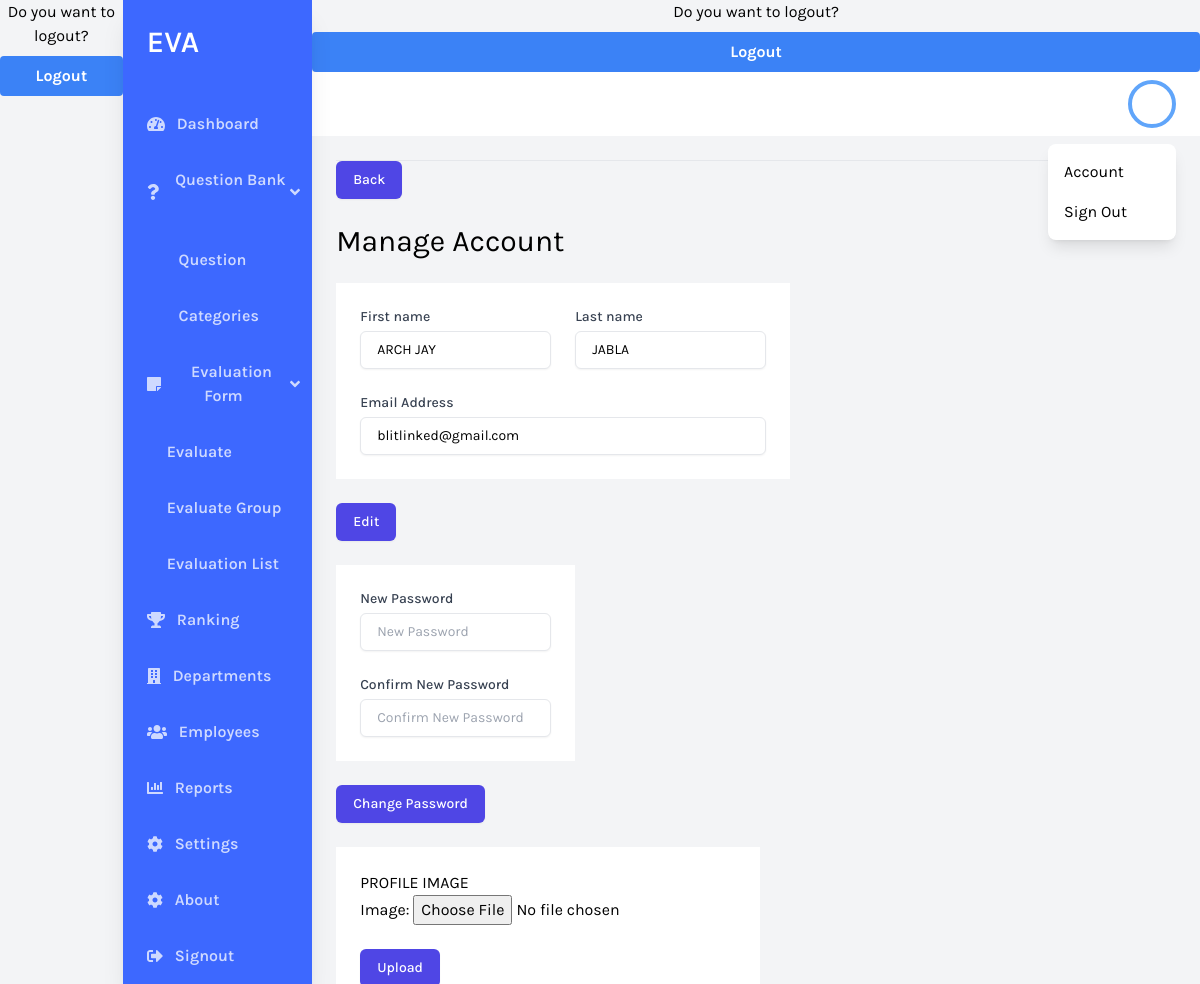
Page /admin_detail/6 on the committed database.
### eva/models.py (models this page shows, shortened)
class AppUser(models.Model):
    created_at = models.DateTimeField(auto_now_add=True)
    first_name = models.CharField(max_length=255)
    last_name = models.CharField(max_length=255)
    email = models.EmailField()
    password = models.CharField(max_length=255)
    role = models.CharField(
        max_length=255,
        choices=(
            ("admin", "Admin"),
            ("employee", "Employee"),
        ),
    )
    department = models.ForeignKey(Department, on_delete=models.CASCADE, default=None, null=True)
    secret_key = models.CharField(max_length=255, null=True)

### eva/views.py (the view, shortened to what this page needs)
# urls.py: path('admin_detail/<int:pk>', views.admin_detail, name='admin_detail'),
def admin_detail(request, pk):
    data = get_object_or_404(AppUser, pk=pk)
    errors = None
    success = None
    def set_info():
        data.first_name = request.POST.get("first_name")
        data.last_name = request.POST.get("last_name")
        data.email = request.POST.get("email")
        data.save()
    def set_password():
        data.password = request.POST.get("password")
        data.save()
    def validate_password():
        if not request.POST.get("password") or not request.POST.get("confirm_password"):
            raise ValidationError("Please input password")
        new_password = request.POST.get("password")
        confirm_password = request.POST.get("confirm_password")
        if new_password != confirm_password:
            raise ValidationError("Confirm password is incorrect. Please make sure your new password is the same with confirm password.")
    form = ImageForm()
    return render(
        request,
        "eva/admin_detail.html",
        {
            "errors": errors,
            "success": success,
            "departments": departments,
            "data": data,
            "form": form,
        })

### eva/forms.py
class ImageForm(forms.ModelForm):
    class Meta:
        model = Image
        fields = ('image',)

### eva/templates/eva/admin_detail.html (shortened to what this page needs)
<!DOCTYPE html>
<html lang="en">
  <head>
    <script src="https://cdn.tailwindcss.com"></script>
  </head>
  <body class="bg-gray-100 font-family-karla flex">
    {% include 'includes/navbar.html' %}
    <div class="w-full flex flex-col h-screen overflow-y-hidden">
      {% include 'includes/header.html' %}
        <main class="w-full flex-grow p-6">
            <div class="w-full overflow-x-hidden border-t flex flex-col">
              <div>
                <a
                href = "{% url 'profile_admin' %}"
                type="submit"
                class="inline-flex justify-center py-2 px-4 border border-transparent shadow-sm text-sm font-medium rounded-md text-white bg-indigo-600 hover:bg-indigo-700 focus:outline-none focus:ring-2 focus:ring-offset-2 focus:ring-indigo-500"
              >
                Back
              </a>
            <div>
          <h1 class="text-3xl text-black pb-6 py-6">Manage Account</h1>
          <form action="{% url 'admin_detail' data.id %}" method="post">
            <div class="flex flex-row flex-wrap mb-6 self-auto">
              <div class="px-4 py-5 bg-white sm:p-6">
                <div class="grid grid-cols-6 gap-6">
                  <div class="col-span-6 sm:col-span-3">
                    <label
                      for="first_name"
                      class="block text-sm font-medium text-gray-700"
                      >First name</label
                    >
                    <input
                      type="text"
                      name="first_name"
                      placeholder="John"
                      class="mt-1 focus:ring-indigo-500 focus:border-indigo-500 block w-full shadow-sm sm:text-sm border border-gray-200 rounded-md px-4 py-2"
                      value="{{ data.first_name }}"
                    />
                  </div>
                  <div class="col-span-6 sm:col-span-3">
                    <label
                      for="last_name"
                      class="block text-sm font-medium text-gray-700"
                      >Last name</label
                    >
                    <input
                      type="text"
                      name="last_name"
                      placeholder="Doe"
                      class="mt-1 focus:ring-indigo-500 focus:border-indigo-500 block w-full shadow-sm sm:text-sm border border-gray-200 rounded-md px-4 py-2"
                      value="{{ data.last_name }}"
                    />
                  </div>
                  <div class="col-span-6">
                    <label
                      for="email"
                      class="block text-sm font-medium text-gray-700"
                      >Email Address</label
                    >
                    <input
                      type="text"
                      name="email"
                      placeholder="john@doe.com"
                      class="mt-1 focus:ring-indigo-500 focus:border-indigo-500 block w-full shadow-sm sm:text-sm border border-gray-200 rounded-md px-4 py-2"
                      value="{{ data.email }}"
                    />
                  </div>
                </div>
              </div>
            </div>
            <div>
              <button
                type="submit"
                class="inline-flex justify-center py-2 px-4 border border-transparent shadow-sm text-sm font-medium rounded-md text-white bg-indigo-600 hover:bg-indigo-700 focus:outline-none focus:ring-2 focus:ring-offset-2 focus:ring-indigo-500"
              >
                Edit
              </button>
            </div>
          </form>
          <form action="{% url 'admin_detail' data.id %}" method="post">
            <div class="flex flex-row flex-wrap mb-6 self-auto mt-6">
              <div class="px-4 py-5 bg-white sm:p-6">
                <div class="grid grid-cols-6 gap-6">
                  <div class="col-span-6">
                    <label
                      for="password"
                      class="block text-sm font-medium text-gray-700"
                      >New Password</label
                    >
                    <input
                      type="password"
                      name="password"
                      placeholder="New Password"
                      class="mt-1 focus:ring-indigo-500 focus:border-indigo-500 block w-full shadow-sm sm:text-sm border border-gray-200 rounded-md px-4 py-2"
                    />
                  </div>
                  <div class="col-span-6">
                    <label
                      for="password"
                      class="block text-sm font-medium text-gray-700"
                      >Confirm New Password</label
                    >
                    <input
                      type="password"
                      name="confirm_password"
                      placeholder="Confirm New Password"
                      class="mt-1 focus:ring-indigo-500 focus:border-indigo-500 block w-full shadow-sm sm:text-sm border border-gray-200 rounded-md px-4 py-2"
                    />
                  </div>
                </div>
              </div>
            </div>
            <div>
              <button
                type="submit"
                class="inline-flex justify-center py-2 px-4 border border-transparent shadow-sm text-sm font-medium rounded-md text-white bg-indigo-600 hover:bg-indigo-700 focus:outline-none focus:ring-2 focus:ring-offset-2 focus:ring-indigo-500"
              >
                Change Password
              </button>
            </div>
          </form>
           <div class="flex flex-row flex-wrap mb-6 self-auto mt-6">
            <div class="px-4 py-5 bg-white sm:p-6">PROFILE IMAGE
          <form method="post" enctype="multipart/form-data" action="{% url 'post_image_admin_detail' data.id %}">
             {{ form.as_p }}
             <br>
            <button type="submit" class="inline-flex justify-center py-2 px-4 border border-transparent shadow-sm text-sm font-medium rounded-md text-white bg-indigo-600 hover:bg-indigo-700 focus:outline-none focus:ring-2 focus:ring-offset-2 focus:ring-indigo-500">Upload</button>
          </form>
        </main>
      </div>
  </body>
</html>

### eva/templates/eva/admin_detail.html (style rules this page uses)
.font-family-karla { font-family: karla; }

### rows in the picture
AppUser: first_name "ARCH JAY", last_name "JABLA", email "blitlinked@gmail.com"
